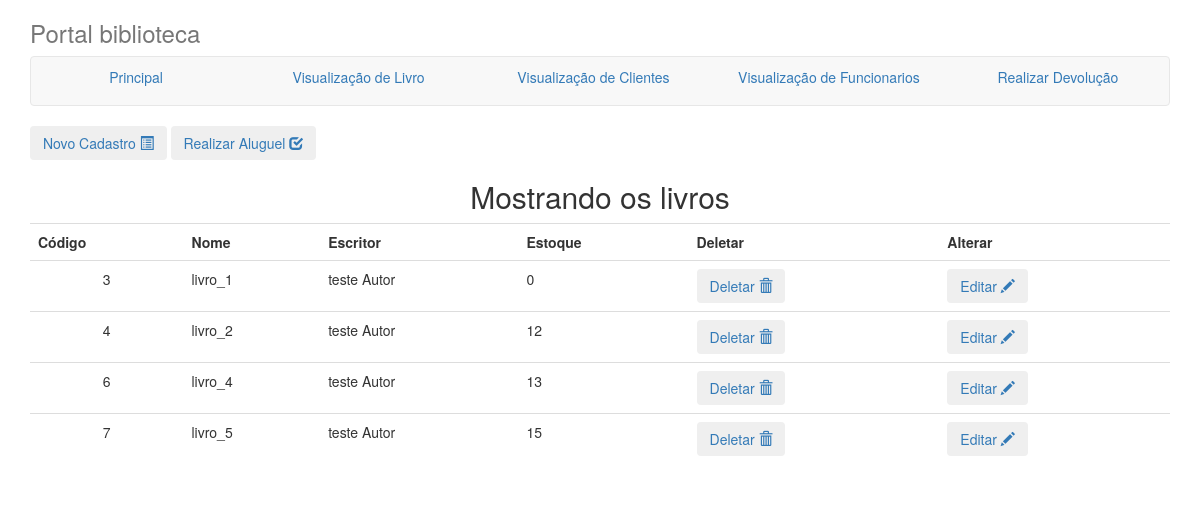
Before: /visualizacao/visualizacaoLivro.php with the older database file.
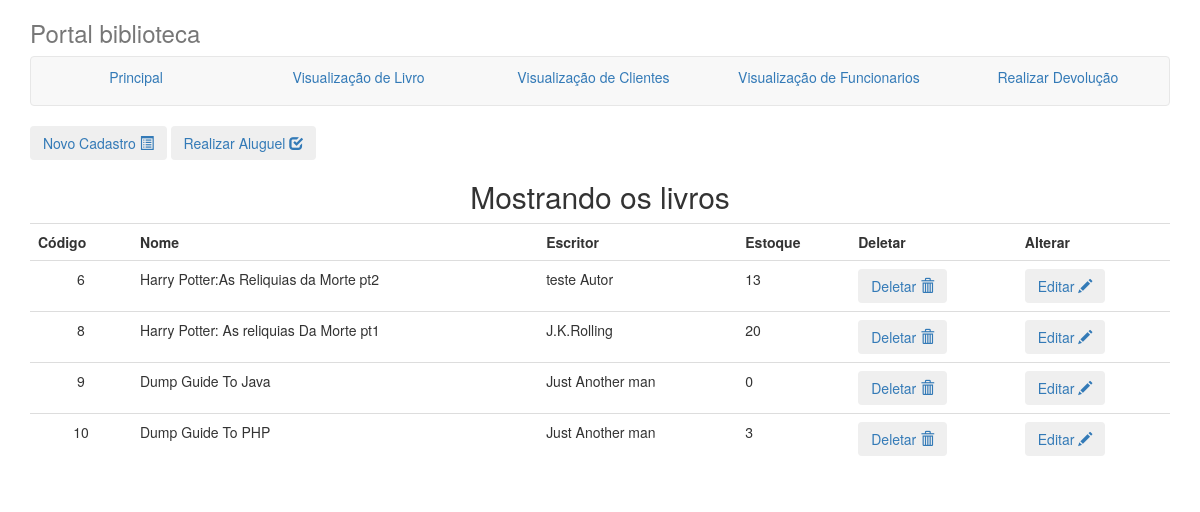
After: the same page with the newer database file.
### tables this page shows
CREATE TABLE IF NOT EXISTS `book` (
  `id` bigint(20) unsigned NOT NULL AUTO_INCREMENT,
  `name` varchar(100) NOT NULL,
  `writer` varchar(100) NOT NULL,
  `pages` varchar(100) NOT NULL,
  `stash` int(100) NOT NULL,
  UNIQUE KEY `id` (`id`)
);

### visualizacao/visualizacaoLivro.php (the view, shortened to what this page needs)
<!DOCTYPE html PUBLIC "-//W3C//DTD XHTML 1.0 Transitional//EN" "http://www.w3.org/TR/xhtml1/DTD/xhtml1-transitional.dtd">
<html xmlns="http://www.w3.org/1999/xhtml">
<head>
<link rel="stylesheet" href="../css/bootstrap.css">
</head>
<body>
<div class="container">
      <div class="masthead">
        <h3 class="text-muted">Portal biblioteca</h3>
        <nav class="navbar navbar-default">
          <ul class="nav nav-justified">
          <li class="active"><a href="../index.php">Principal</a></li>
            <li><a href="visualizacaoLivro.php">Visualização de Livro</a></li>
            <li><a href="visualizacaoCliente.php">Visualização de Clientes</a></li>
            <li><a href="visualizacaoFuncionario.php">Visualização de Funcionarios</a></li>
			<li><a href="../cadastro/devolucao.php">Realizar Devolução</a></li>
          </ul>
        </nav>
      </div>
<div>
<a href="../cadastro/cadastroLivro.php"><button type="button"  class="btn">Novo Cadastro
<span class="glyphicon glyphicon-list-alt" aria-hidden="true"></span>
</button></a>
<a href="#dialog" name="modal"><button type="button"  class="btn">Realizar Aluguel
<span class="glyphicon glyphicon-check" aria-hidden="true"></span>
</button></a>
</div>
  <?php
		$resultado=mysql_query("Select * from book order by id") or die ("Não é possível consultar clientes.");
		print("<center><h2>Mostrando os livros</h2>");
		print("<table class='display table' width='90%'>");
		print("<tr><td><b>Código</td>");
		print("<td><b>Nome</td>");
		print("<td><b>Escritor</td>");
		print("<td><b>Estoque</td>");
		print("<td><b>Deletar</td><td><b>Alterar</td></tr>");
			while ($linha=mysql_fetch_array($resultado)) {
			$id=$linha["id"];
			$name=$linha["name"];
			$writer=$linha["writer"];
			$stash=$linha["stash"];
			print("<tr><td align='center'>$id</td>");
			print("<td>$name</td>");
			print("<td>$writer</td>");
			print("<td>$stash</td>");
			print("<td><a href='../trafegoDados/deletaLivro.php?cod=$id'><button type='button'  class='btn'>Deletar
										<span class='glyphicon glyphicon-trash' aria-hidden='true'></span> </button></a>");
			print("<td><a href='../trafegoDados/alteraLivro.php?cod=$id'><button type='button'  class='btn'>Editar
										<span class='glyphicon glyphicon-pencil' aria-hidden='true'></span> </button></a>");   }
			print("</table></center>");
?>
</body>
</html>

Changed rows visible on the page:
removed book: id "3", name "livro_1", writer "teste Autor", stash "0"
removed book: id "4", name "livro_2", writer "teste Autor", stash "12"
removed book: id "7", name "livro_5", writer "teste Autor", stash "15"
changed book "teste Autor": name "livro_4" → "Harry Potter:As Reliquias da Morte pt2"
added book: id "8", name "Harry Potter: As reliquias Da Morte pt1", writer "J.K.Rolling", stash "20"
added book: id "9", name "Dump Guide To Java", writer "Just Another man", stash "0"
added book: id "10", name "Dump Guide To PHP", writer "Just Another man", stash "3"
